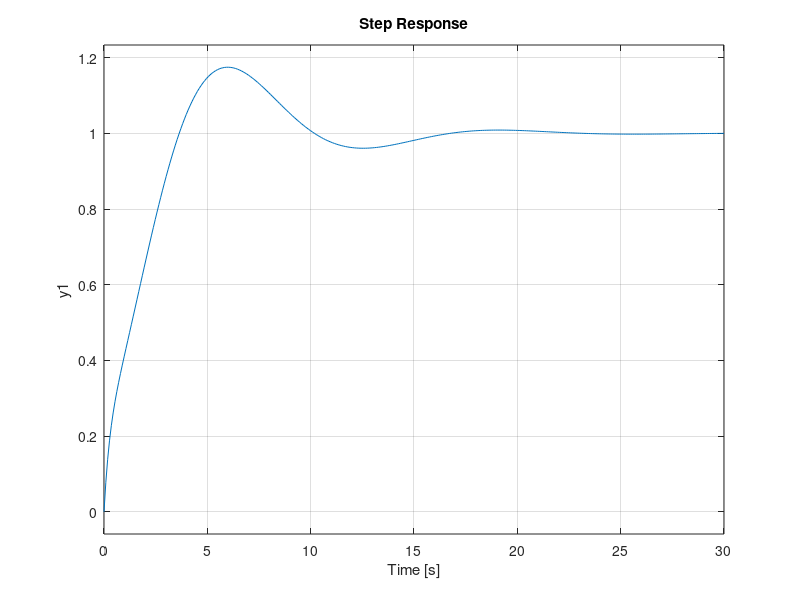

Recreate this plot in MATLAB. (Note: this script raises an error after producing the figure.)
%% da se implementira PID vo matlab
% prvo se definiraat koeficientite
Kp=1;
Ki=1;
Kd=1;
% za PID upravuvach ima posebna funkcija vo matlab
Controller=pid(Kp,Ki,Kd);
% konstantite mora da se proporcionalna, integralna, diferencijanla po ovoj
% redoslad
G0=tf(1,[1,3,0.9]);
G=feedback(Controller*G0,1);
step(G) % na otskocna vlezna vozbuda; direkno crta grafik
pidTuner(G,'pid') %gi dava najdobrite parametri, matlab avotmatski go nagoduva PID

